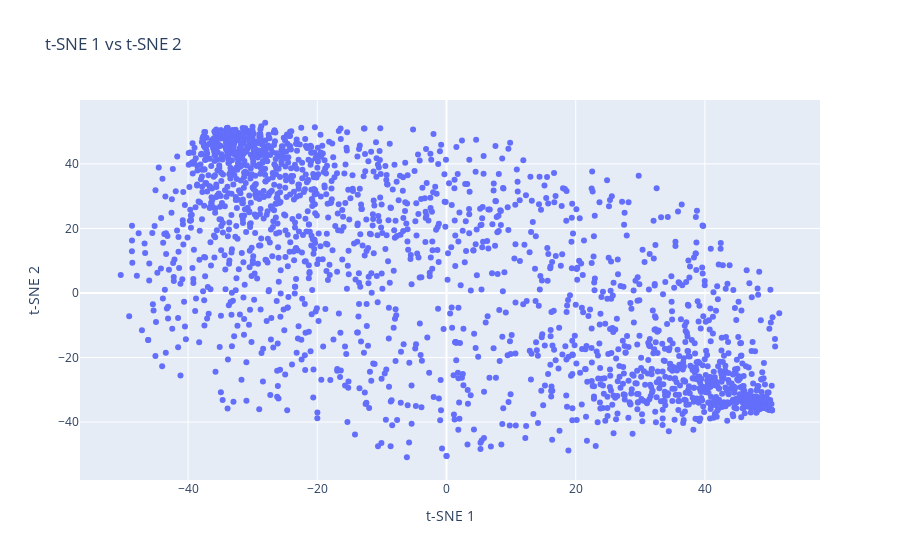

This figure's notebook cell:
### Code cell
plot_words(conv_tsne_embds, 0, number_of_words, 1)

### Figure 1 — Plotly figure (JSON) as saved in the notebook; plotly's stock layout.template omitted (floating-point values rounded to 4 significant figures; data arrays with more than 128 entries replaced by an {"elided": "..."} marker saying what was removed)
{"data": [{"mode": "markers", "text": {"elided": "2000 str values"}, "type": "scatter", "x": {"elided": "2000 float values"}, "y": {"elided": "2000 float values"}}], "layout": {"hovermode": "closest", "title": {"text": "t-SNE 1 vs t-SNE 2"}, "xaxis": {"title": {"text": "t-SNE 1"}}, "yaxis": {"title": {"text": "t-SNE 2"}}}}
